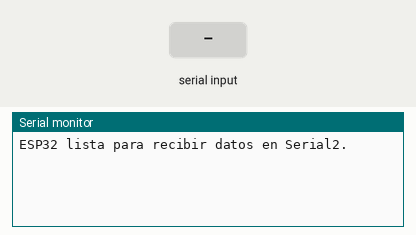
A sketch run on a simulated ESP32. On the bench: the last lines printed to the serial monitor. The inputs (shaded band) are chosen by the test bench.

Above: at 2.2 s.
2.3 s: "1" received over the second serial link
At 4.5 s:
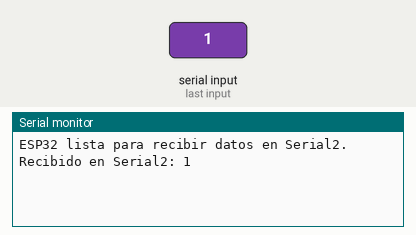
4.8 s: "0" received over the second serial link
At 6.2 s:
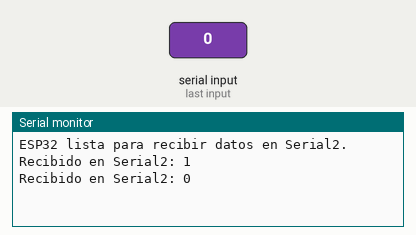
6.3 s: "2" received over the second serial link
At 7.7 s:
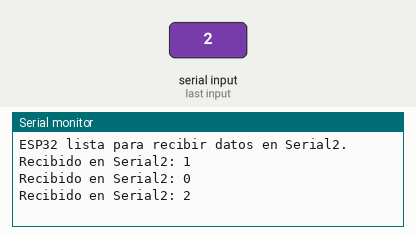

Measured:
- after the input at 2.3 s, the serial monitor: prints a new line after 1.0 s (image 1)
- after the input at 4.8 s, the serial monitor: prints a new line after 1.0 s (image 2)
- after the input at 6.3 s, the serial monitor: prints a new line after 1.0 s (image 3)

The sketch:

ESP32Serial.ino
```cpp
#define RXD2 16  // Pin GPIO16 como RX para Serial2
#define TXD2 17  // Pin GPIO17 como TX para Serial2

void setup() {
  Serial.begin(115200);      // Puerto serial principal (USB) para depuración
  Serial2.begin(115200, SERIAL_8N1, RXD2, TXD2);  // Configuración de Serial2
  delay(1000);
  Serial.println("ESP32 lista para recibir datos en Serial2.");
}

void loop() {
  // Leer datos desde Serial2
  if (Serial2.available()) {
    String data = Serial2.readString();  // Leer cadena completa desde Serial2
    Serial.print("Recibido en Serial2: ");
    Serial.println(data);               // Imprimir en el Monitor Serial
  }
}
```
